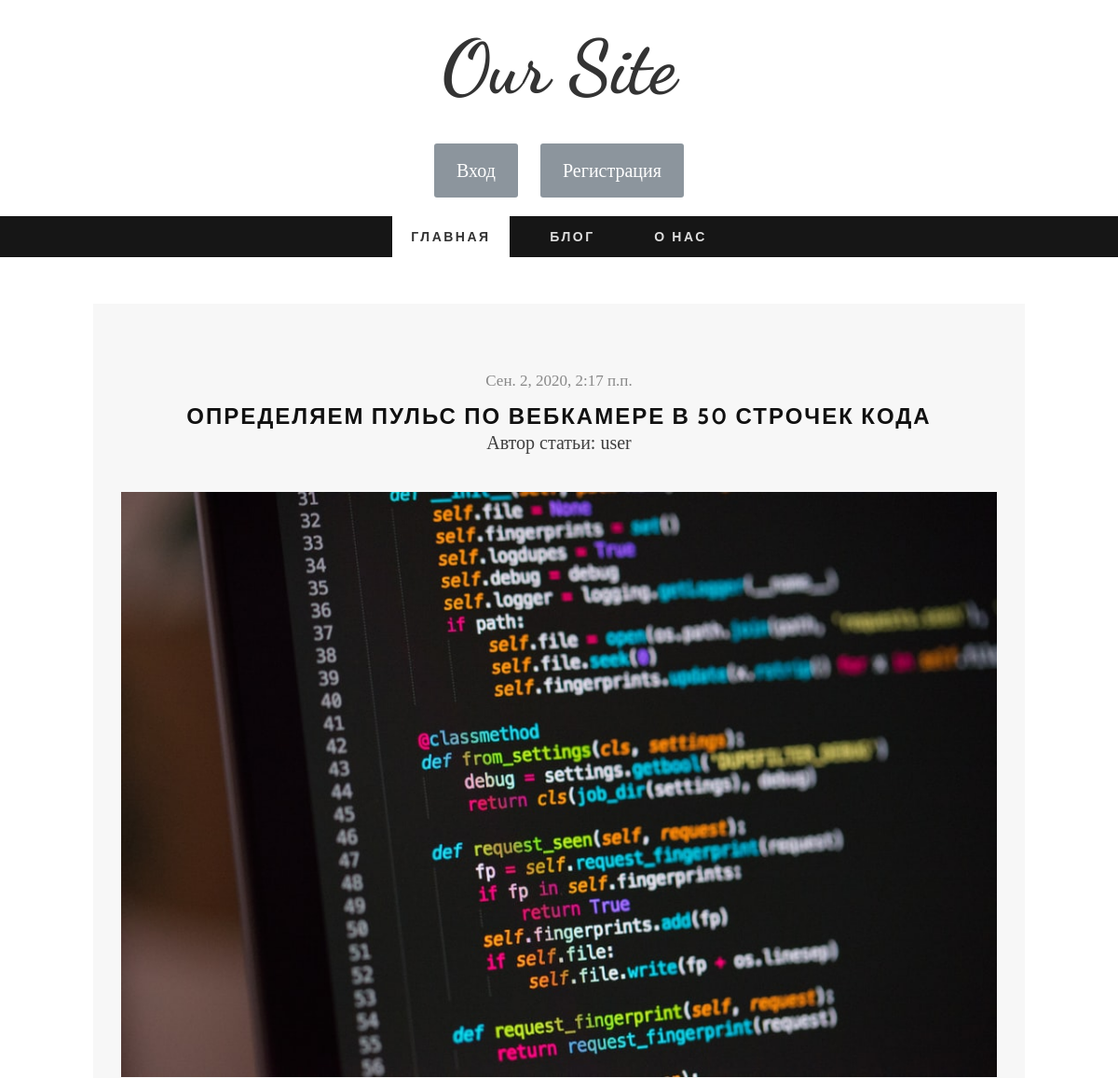
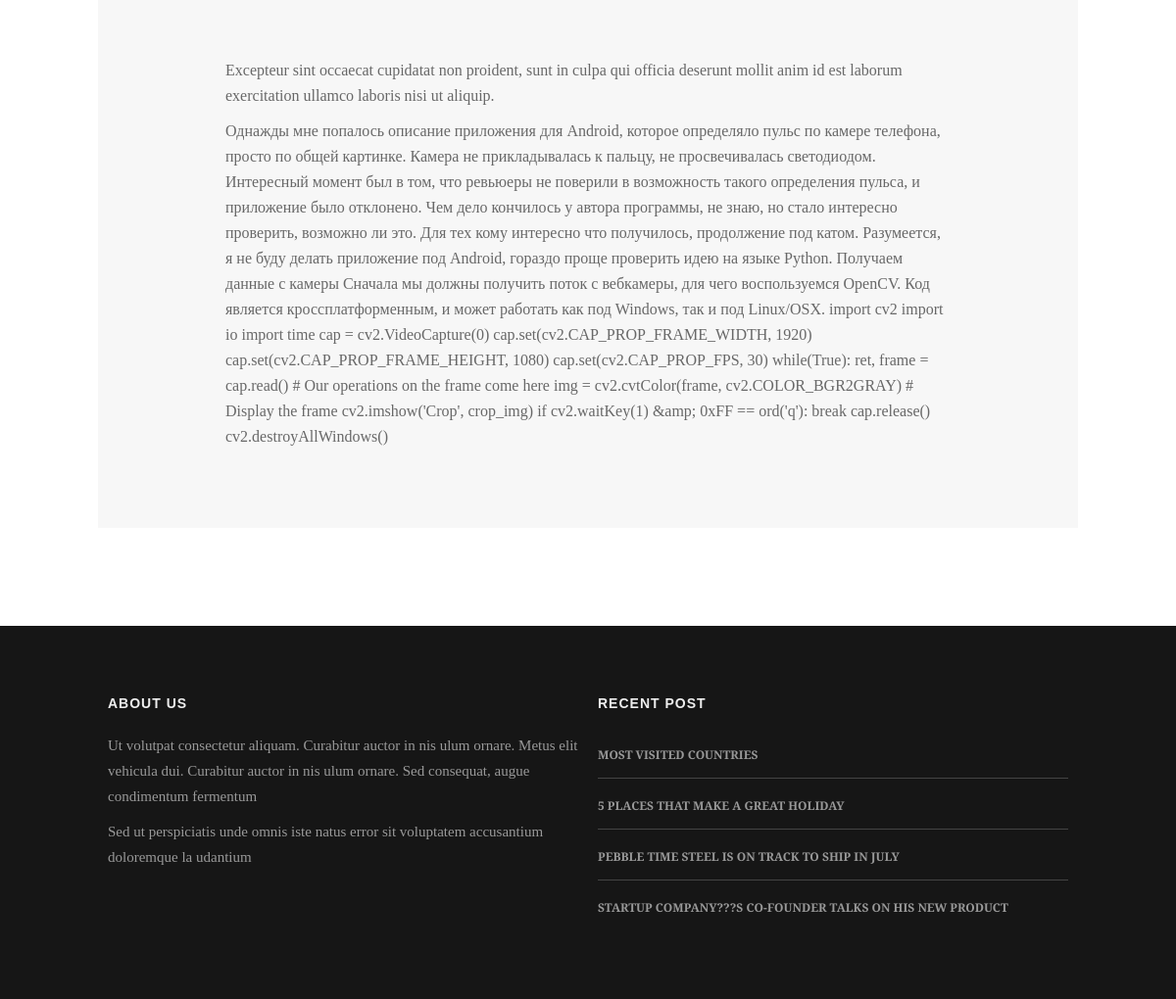
The page /blog/1 on the database its author committed (2 pictures, top to bottom).
### blog/models.py (models this page shows)
class Post(models.Model):
    title = models.CharField("Название", max_length=100)
    text = models.TextField("Текст")
    date = models.DateTimeField("Дата публикации", default=timezone.now)
    author = models.ForeignKey(User, verbose_name="Автор", on_delete=models.CASCADE)
    image = models.ImageField("Изображение",default='', upload_to='posts/')
    class Meta():
        verbose_name = "Пост"
        verbose_name_plural = "Посты"

### blog/views.py (the view)
# urls.py: path('blog/<int:pk>', views.BlogDetailView.as_view(), name='single-page'), # 'blog/<int:pk>' для уникальной записи в url будет подставляться blog/1 Итд
class BlogDetailView(DetailView):
    model = Post
    template_name = 'blog/single.html'
    context_object_name = 'post'
    def get_context_data(self, **kwargs):
        ctx = super(BlogDetailView,self).get_context_data(**kwargs)
        ctx['title'] = f'Запись - {Post.title}'
        return ctx

### blog/templates/blog/single.html
{% extends 'blog/main.html' %}
	{% block content %}
			<div class="wrap-container">
				<div id="main-content">
					<div class="wrap-content">
						<div class="row">
							<article class="single-post zerogrid">
								<div class="row wrap-post">
									<div class="entry-header">
										<span class="time">{{ post.date }}</span>
										<h2 class="entry-title"><a href="#"> {{ post.title }}</a></h2>
										<span style="font-size: 20px;">Автор статьи: {{ post.author }}</span>
									</div>
									<div class="post-thumbnail-wrap">
										<img src="{{ post.image.url }}">
									</div>
									<div class="entry-content">
										<div class="excerpt"><p>Excepteur sint occaecat cupidatat non proident, sunt in culpa qui officia deserunt mollit anim id est laborum exercitation ullamco laboris nisi ut aliquip.</p></div>
											<p>
												{{ post.text }}
											</p>
										</div>
								</div>
							</article>
						</div>
					</div>
				</div>
			</div>
	{% endblock %}

### blog/static/blog/css/zerogrid.css (style rules this page uses)
.zerogrid { width: 1000px; position: relative; margin: 0 auto; padding: 0px; }
.zerogrid:after { content: "\0020"; display: block; height: 0; clear: both; visibility: hidden; }
.zerogrid .row:before,.row:after { content: '\0020'; display: block; overflow: hidden; visibility: hidden; width: 0; height: 0; }
.zerogrid .row:after { clear: both; }
.zerogrid .row { zoom: 1; }

### blog/static/blog/css/style.css (style rules this page uses)
a,abbr,acronym,address,applet,article,aside,audio,b,blockquote,big,body,center,canvas,caption,cite,code,command,datalist,dd,del,details,dfn,dl,div,dt,em,embed,fieldset,figcaption,figure,font,footer,form,h1,h2,h3,h4,h5,h6,header,hgroup,html,i,iframe,img,ins,kbd,keygen,label,legend,li,meter,nav,object,ol,output,p,pre,progress,q,s,samp,section,small,span,source,strike,strong,sub,sup,table,tbody,tfoot,thead,th,tr,tdvideo,tt,u,ul,var { background:transparent;border:0 none;font-size:100%;margin:0;padding:0;border:0;outline:0;vertical-align:top; }
img { vertical-align:top; }
article, aside, audio, canvas, command, datalist, details, embed, figcaption, figure, footer, header, hgroup, keygen, meter, nav, output, progress, section, source, video { display:block; }
* { -webkit-box-sizing: border-box; -moz-box-sizing: border-box; box-sizing: border-box; }
html { -webkit-text-size-adjust: none; }
img { max-width:100%; height: auto;width: auto\9; }
a { color: #333;text-decoration: none; }
h1, h2 { font-size: 25px;line-height: 30px; }
h1, h2, h3, h4, h5, h6 { clear: both;hyphens: auto; color: #000;line-height: 1.2;font-family: 'Montserrat', sans-serif;letter-spacing: 1px; }
p { margin: 10px 0; }
.post:after, .post:before, article:after, article:before, section:after, section:before { clear: both; content: '\0020'; display: block; visibility: hidden; width: 0; height: 0; }
html, body { width:100%; padding:0; margin:0; }
body { font: 16px/26px Arial, Helvetica, sans-serif;font-family: 'Crimson Text', serif;background: #fff; }
#main-content .wrap-content { padding: 50px 0; }
.single-post .wrap-post, .comments-are { background: #f7f7f7;padding:30px; position: relative; }
.single-post .wrap-post { margin-bottom: 50px; }
article { background: #ffffff; color: #3F3F3F; margin-bottom: 40px;padding-bottom: 10px; }
article:after, article:before { clear: both; content: '\0020'; display: block; visibility: hidden; width: 0; height: 0; }
article .post-thumbnail-wrap { text-align: center;width: 100%;margin-bottom: 10px; }
article .entry-header { text-align: center; }
article.single-post .entry-header { padding: 40px 0; }
article.single-post .entry-header h2.entry-title { font-family: 'Cabin', Helvetica, sans-serif;font-size: 24px;font-weight: bold;line-height: 30px;color: #111;letter-spacing: 2px;margin: 0;text-transform: uppercase; }
article.single-post .entry-header h2.entry-title a { color: #111;margin: 0; }
article .entry-header .time { font-family: "Merriweather",Georgia,serif;color: #888;font-size: 17px;padding-bottom: 10px;display: block; }
article .entry-content { padding: 40px 100px; text-align: left; }
article .entry-content p { font-size: 16px;color: #686868; }

### rows shown on the page
Post: date "Сен. 2, 2020, 2:17 п.п.", title "ОПРЕДЕЛЯЕМ ПУЛЬС ПО ВЕБКАМЕРЕ В 50 СТРОЧЕК КОДА", author "user", image (picture), text "Однажды мне попалось описание приложения для Android, которое определяло пульс по камере телефона, просто по общей картинке. Камера не прикладывалась к пальцу, не просвечивалась светодиодом. Интересный момент был в том, что ревьюеры не поверили в возможность такого определения пульса, и приложение было отклонено. Чем дело кончилось у автора программы, не знаю, но стало интересно проверить, возможно ли это. Для тех кому интересно что получилось, продолжение под катом. Разумеется, я не буду делать приложение под Android, гораздо проще проверить идею на языке Python. Получаем данные с камеры Сначала мы должны получить поток с вебкамеры, для чего воспользуемся OpenCV. Код является…"
